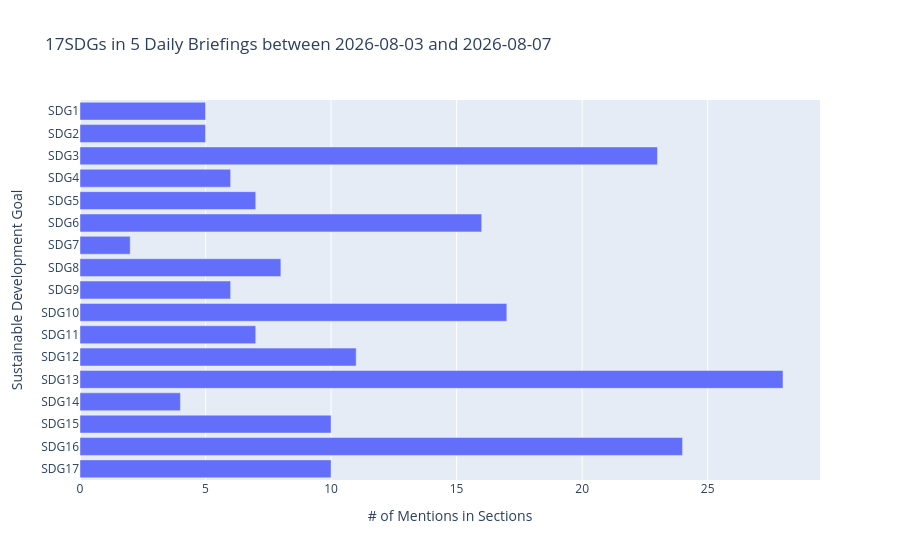

Notebook code cell kept with this figure:
### Markdown cell above
# Visualisation

### Code cell
import plotly.express as px

conn = get_db_connection()
llm = "llama3.2"
df = get_sdgs_between_dates(conn=conn, start_date=start_date, end_date=end_date)

df["order"] = df.sdg.apply(lambda x: int(str(x).replace("SDG", "")))
df.sort_values(by="order", inplace=True)

# Prepare and sort data for plot
df_plot = (
    df[df["model"] == llm][["order", "sdg"]]
    .value_counts()
    .reset_index()
    .sort_values("order", ascending=False)
    .set_index("sdg")
    .drop(columns=["order"])
)

x = [x[0] for x in df_plot.values.tolist()]  # frequency of each SDG in the sections.
y = (
    df_plot.index.tolist()
)  # values from the "sdg" column with values: ["SDG1", "SDG2", ..., "SDG17"]

fig = px.bar(
    df,
    x=x,
    y=y,
    labels={
        "x": "# of Mentions in Sections",
        "y": "Sustainable Development Goal",
    },
    orientation="h",
    title=f"17SDGs in {len(df.briefing_id.unique())} Daily Briefings between {str(datetime.strptime(str(df.briefing_id.min()), "%Y%m%d"))[:10]} and {str(datetime.strptime(str(df.briefing_id.max()), "%Y%m%d"))[:10]}",
)
fig.show()

### Figure 1 — Plotly figure (JSON) as saved in the notebook; plotly's stock layout.template omitted (floating-point values rounded to 4 significant figures)
{"data": [{"hovertemplate": "# of Mentions in Sections=%{x}<br>Sustainable Development Goal=%{y}<extra></extra>", "legendgroup": "", "marker": {"color": "#636efa", "pattern": {"shape": ""}}, "name": "", "orientation": "h", "showlegend": false, "textposition": "auto", "type": "bar", "x": [10, 24, 10, 4, 28, 11, 7, 17, 6, 8, 2, 16, 7, 6, 23, 5, 5], "xaxis": "x", "y": ["SDG17", "SDG16", "SDG15", "SDG14", "SDG13", "SDG12", "SDG11", "SDG10", "SDG9", "SDG8", "SDG7", "SDG6", "SDG5", "SDG4", "SDG3", "SDG2", "SDG1"], "yaxis": "y"}], "layout": {"barmode": "relative", "legend": {"tracegroupgap": 0}, "title": {"text": "17SDGs in 5 Daily Briefings between 2026-08-03 and 2026-08-07"}, "xaxis": {"anchor": "y", "domain": [0, 1], "title": {"text": "# of Mentions in Sections"}}, "yaxis": {"anchor": "x", "domain": [0, 1], "title": {"text": "Sustainable Development Goal"}}}}
